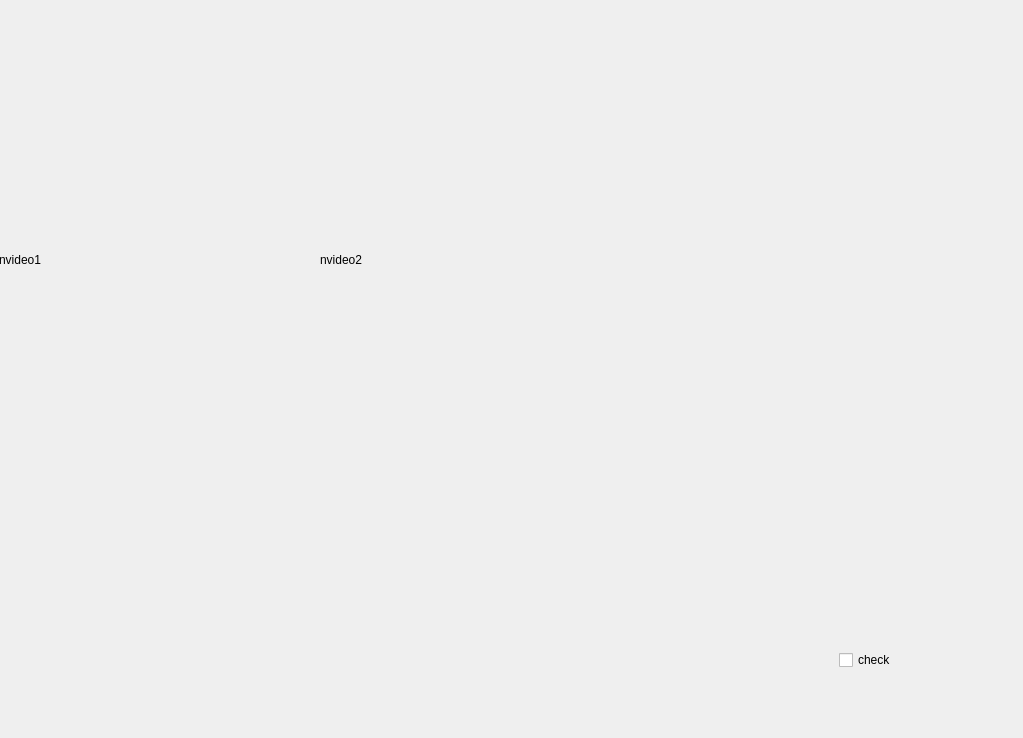
    <widget class="QWidget" name="newhome">
     <property name="sizePolicy">
      <sizepolicy hsizetype="Expanding" vsizetype="Expanding">
       <horstretch>1</horstretch>
       <verstretch>1</verstretch>
      </sizepolicy>
     </property>
     <widget class="QWidget" name="gridLayoutWidget_2">
      <property name="geometry">
       <rect>
        <x>-1</x>
        <y>9</y>
        <width>641</width>
        <height>501</height>
       </rect>
      </property>
      <layout class="QGridLayout" name="gridLayout_2">
       <property name="spacing">
        <number>0</number>
       </property>
       <item row="0" column="0">
        <widget class="QLabel" name="nvideo1">
         <property name="styleSheet">
          <string notr="true">border-image: url(:/sy_01.png);</string>
         </property>
         <property name="text">
          <string>nvideo1</string>
         </property>
        </widget>
       </item>
       <item row="0" column="1">
        <widget class="QLabel" name="nvideo2">
         <property name="styleSheet">
          <string notr="true">border-image: url(:/sy_02.png);</string>
         </property>
         <property name="text">
          <string>nvideo2</string>
         </property>
        </widget>
       </item>
      </layout>
     </widget>
     <widget class="QStackedWidget" name="stackedWidget_2">
      <property name="geometry">
       <rect>
        <x>639</x>
        <y>9</y>
        <width>375</width>
        <height>720</height>
       </rect>
      </property>
      <property name="sizePolicy">
       <sizepolicy hsizetype="Expanding" vsizetype="Expanding">
        <horstretch>0</horstretch>
        <verstretch>0</verstretch>
       </sizepolicy>
      </property>
      <property name="currentIndex">
       <number>0</number>
      </property>
      <widget class="QWidget" name="adminpage">
       <property name="sizePolicy">
        <sizepolicy hsizetype="Expanding" vsizetype="Expanding">
         <horstretch>0</horstretch>
         <verstretch>0</verstretch>
        </sizepolicy>
       </property>
       <widget class="QWidget" name="homecontrol" native="true">
        <property name="geometry">
         <rect>
          <x>0</x>
          <y>0</y>
          <width>330</width>
          <height>720</height>
         </rect>
        </property>
        <property name="sizePolicy">
         <sizepolicy hsizetype="Expanding" vsizetype="Expanding">
          <horstretch>0</horstretch>
          <verstretch>0</verstretch>
         </sizepolicy>
        </property>
        <property name="styleSheet">
         <string notr="true">QWidget#homecontrol{border-image: url(:/sy_11.png);}</string>
        </property>
        <widget class="QPushButton" name="nmotor1up">
         <property name="geometry">
          <rect>
           <x>40</x>
           <y>140</y>
           <width>31</width>
           <height>31</height>
          </rect>
         </property>
         <property name="styleSheet">
          <string notr="true">QPushButton#nmotor1up
{
		background-color:rgba(255, 255, 255, 0);
		border-style: solid;border-width: 0px;
		border-color: rgba(255, 255, 255, 0);
		border-radius:5px;
		border-width:0px;
}
QPushButton#nmotor1up:hover
{
    color:black;
    background-color:rgba(228 , 240 , 250, 0.1);
    border: 1px solid rgba(15 , 150 , 255, 0.1);
}
QPushButton#nmotor1up:pressed
{
    color:black;
    background-color:rgba(204 , 228 , 247, 0.1);
    border: 1px solid rgba(1 , 84 , 153, 0.1);
    padding-left:3px;
    padding-top:3px;
}</string>
         </property>
         <property name="text">
          <string/>
         </property>
        </widget>
        <widget class="QPushButton" name="nmotor1left">
         <property name="geometry">
          <rect>
           <x>30</x>
           <y>320</y>
           <width>35</width>
           <height>35</height>
          </rect>
         </property>
         <property name="styleSheet">
          <string notr="true">QPushButton#nmotor1left
{
		background-color:rgba(255, 255, 255, 0);
		border-style: solid;border-width: 0px;
		border-color: rgba(255, 255, 255, 0);
		border-radius:5px;
		border-width:0px;
}
QPushButton#nmotor1left:hover
{
    color:black;
    background-color:rgba(228 , 240 , 250, 0.1);
    border: 1px solid rgba(15 , 150 , 255, 0.1);
}
QPushButton#nmotor1left:pressed
{
    color:black;
    background-color:rgba(204 , 228 , 247, 0.1);
    border: 1px solid rgba(1 , 84 , 153, 0.1);
    padding-left:3px;
    padding-top:3px;
}</string>
         </property>
         <property name="text">
          <string/>
         </property>
        </widget>
        <widget class="QPushButton" name="nmotor1down">
         <property name="geometry">
          <rect>
           <x>40</x>
           <y>220</y>
           <width>31</width>
           <height>31</height>
          </rect>
         </property>
         <property name="styleSheet">
          <string notr="true">QPushButton#nmotor1down
{
		background-color:rgba(255, 255, 255, 0);
		border-style: solid;border-width: 0px;
		border-color: rgba(255, 255, 255, 0);
		border-radius:5px;
		border-width:0px;
}
QPushButton#nmotor1down:hover
{
    color:black;
    background-color:rgba(228 , 240 , 250, 0.1);
    border: 1px solid rgba(15 , 150 , 255, 0.1);
}
QPushButton#nmotor1down:pressed
{
    color:black;
    background-color:rgba(204 , 228 , 247, 0.1);
    border: 1px solid rgba(1 , 84 , 153, 0.1);
    padding-left:3px;
    padding-top:3px;
}</string>
         </property>
         <property name="text">
          <string/>
         </property>
        </widget>
        <widget class="QPushButton" name="nmotor1right">
         <property name="geometry">
          <rect>
           <x>110</x>
           <y>320</y>
           <width>35</width>
           <height>35</height>
          </rect>
         </property>
         <property name="styleSheet">
          <string notr="true">QPushButton#nmotor1right
{
		background-color:rgba(255, 255, 255, 0);
		border-style: solid;border-width: 0px;
		border-color: rgba(255, 255, 255, 0);
		border-radius:5px;
		border-width:0px;
}
QPushButton#nmotor1right:hover
{
    color:black;
    background-color:rgba(228 , 240 , 250, 0.1);
    border: 1px solid rgba(15 , 150 , 255, 0.1);
}
QPushButton#nmotor1right:pressed
{
    color:black;
    background-color:rgba(204 , 228 , 247, 0.1);
    border: 1px solid rgba(1 , 84 , 153, 0.1);
    padding-left:3px;
    padding-top:3px;
}</string>
         </property>
         <property name="text">
          <string/>
         </property>
        </widget>
        <widget class="QPushButton" name="nmotor2up">
         <property name="geometry">
          <rect>
           <x>225</x>
           <y>135</y>
           <width>31</width>
           <height>31</height>
          </rect>
         </property>
         <property name="styleSheet">
          <string notr="true">QPushButton#nmotor2up
{
		background-color:rgba(255, 255, 255, 0);
		border-style: solid;border-width: 0px;
		border-color: rgba(255, 255, 255, 0);
		border-radius:5px;
		border-width:0px;
}
QPushButton#nmotor2up:hover
{
    color:black;
    background-color:rgba(228 , 240 , 250, 0.1);
    border: 1px solid rgba(15 , 150 , 255, 0.1);
}
QPushButton#nmotor2up:pressed
{
    color:black;
    background-color:rgba(204 , 228 , 247, 0.1);
    border: 1px solid rgba(1 , 84 , 153, 0.1);
    padding-left:3px;
    padding-top:3px;
}</string>
         </property>
         <property name="text">
          <string/>
         </property>
        </widget>
        <widget class="QPushButton" name="nmotor2left">
         <property name="geometry">
          <rect>
           <x>190</x>
           <y>175</y>
           <width>31</width>
           <height>31</height>
          </rect>
         </property>
         <property name="styleSheet">
          <string notr="true">QPushButton#nmotor2left
{
		background-color:rgba(255, 255, 255, 0);
		border-style: solid;border-width: 0px;
		border-color: rgba(255, 255, 255, 0);
		border-radius:5px;
		border-width:0px;
}
QPushButton#nmotor2left:hover
{
    color:black;
    background-color:rgba(228 , 240 , 250, 0.1);
    border: 1px solid rgba(15 , 150 , 255, 0.1);
}
QPushButton#nmotor2left:pressed
{
    color:black;
    background-color:rgba(204 , 228 , 247, 0.1);
    border: 1px solid rgba(1 , 84 , 153, 0.1);
    padding-left:3px;
    padding-top:3px;
}</string>
         </property>
         <property name="text">
          <string/>
         </property>
        </widget>
        <widget class="QPushButton" name="nmotor2down">
         <property name="geometry">
          <rect>
           <x>225</x>
           <y>220</y>
           <width>31</width>
           <height>31</height>
          </rect>
         </property>
         <property name="styleSheet">
          <string notr="true">QPushButton#nmotor2down
{
		background-color:rgba(255, 255, 255, 0);
		border-style: solid;border-width: 0px;
		border-color: rgba(255, 255, 255, 0);
		border-radius:5px;
		border-width:0px;
}
QPushButton#nmotor2down:hover
{
    color:black;
    background-color:rgba(228 , 240 , 250, 0.1);
    border: 1px solid rgba(15 , 150 , 255, 0.1);
}
QPushButton#nmotor2down:pressed
{
    color:black;
    background-color:rgba(204 , 228 , 247, 0.1);
    border: 1px solid rgba(1 , 84 , 153, 0.1);
    padding-left:3px;
    padding-top:3px;
}</string>
         </property>
         <property name="text">
          <string/>
         </property>
        </widget>
        <widget class="QPushButton" name="nmotor2right">
         <property name="geometry">
          <rect>
           <x>260</x>
           <y>175</y>
           <width>31</width>
           <height>31</height>
          </rect>
         </property>
         <property name="styleSheet">
          <string notr="true">QPushButton#nmotor2right
{
		background-color:rgba(255, 255, 255, 0);
		border-style: solid;border-width: 0px;
		border-color: rgba(255, 255, 255, 0);
		border-radius:5px;
		border-width:0px;
}
QPushButton#nmotor2right:hover
{
    color:black;
    background-color:rgba(228 , 240 , 250, 0.1);
    border: 1px solid rgba(15 , 150 , 255, 0.1);
}
QPushButton#nmotor2right:pressed
{
    color:black;
    background-color:rgba(204 , 228 , 247, 0.1);
    border: 1px solid rgba(1 , 84 , 153, 0.1);
    padding-left:3px;
    padding-top:3px;
}</string>
         </property>
         <property name="text">
          <string/>
         </property>
        </widget>
        <widget class="QPushButton" name="nmotor3up">
         <property name="geometry">
          <rect>
           <x>225</x>
           <y>270</y>
           <width>31</width>
           <height>31</height>
          </rect>
         </property>
         <property name="styleSheet">
          <string notr="true">QPushButton#nmotor3up
{
		background-color:rgba(255, 255, 255, 0);
		border-style: solid;border-width: 0px;
		border-color: rgba(255, 255, 255, 0);
		border-radius:5px;
		border-width:0px;
}
QPushButton#nmotor3up:hover
{
    color:black;
    background-color:rgba(228 , 240 , 250, 0.1);
    border: 1px solid rgba(15 , 150 , 255, 0.1);
}
QPushButton#nmotor3up:pressed
{
    color:black;
    background-color:rgba(204 , 228 , 247, 0.1);
    border: 1px solid rgba(1 , 84 , 153, 0.1);
    padding-left:3px;
    padding-top:3px;
}</string>
         </property>
         <property name="text">
          <string/>
         </property>
        </widget>
        <widget class="QPushButton" name="nmotor3down">
         <property name="geometry">
          <rect>
           <x>225</x>
           <y>350</y>
           <width>31</width>
           <height>31</height>
          </rect>
         </property>
         <property name="styleSheet">
          <string notr="true">QPushButton#nmotor3down
{
		background-color:rgba(255, 255, 255, 0);
		border-style: solid;border-width: 0px;
		border-color: rgba(255, 255, 255, 0);
		border-radius:5px;
		border-width:0px;
}
QPushButton#nmotor3down:hover
{
    color:black;
    background-color:rgba(228 , 240 , 250, 0.1);
    border: 1px solid rgba(15 , 150 , 255, 0.1);
}
QPushButton#nmotor3down:pressed
{
    color:black;
    background-color:rgba(204 , 228 , 247, 0.1);
    border: 1px solid rgba(1 , 84 , 153, 0.1);
    padding-left:3px;
    padding-top:3px;
}</string>
         </property>
         <property name="text">
          <string/>
         </property>
        </widget>
        <widget class="QPushButton" name="switchcontrol">
         <property name="geometry">
          <rect>
           <x>25</x>
           <y>620</y>
           <width>125</width>
           <height>21</height>
          </rect>
         </property>
         <property name="styleSheet">
          <string notr="true">QPushButton#switchcontrol
{
		background-color:rgba(255, 255, 255, 0);
		border-style: solid;border-width: 0px;
		border-color: rgba(255, 255, 255, 0);
		border-radius:5px;
		border-width:0px;
       color: white;
       font-size:11px;
}
QPushButton#switchcontrol:hover
{
    color:black;
    background-color:rgba(228 , 240 , 250, 0.1);
    border: 1px solid rgba(15 , 150 , 255, 0.1);
    color: white;
}
QPushButton#switchcontrol:pressed
{
    color:black;
    background-color:rgba(204 , 228 , 247, 0.1);
    border: 1px solid rgba(1 , 84 , 153, 0.1);
    padding-left:3px;
    padding-top:3px;
    color: white;
}</string>
         </property>
         <property name="text">
          <string/>
         </property>
        </widget>
        <widget class="QPushButton" name="addpoint">
         <property name="geometry">
          <rect>
           <x>25</x>
           <y>650</y>
           <width>125</width>
           <height>21</height>
          </rect>
         </property>
         <property name="styleSheet">
          <string notr="true">QPushButton#addpoint
{
		background-color:rgba(255, 255, 255, 0);
		border-style: solid;border-width: 0px;
		border-color: rgba(255, 255, 255, 0);
		border-radius:5px;
		border-width:0px;
       color: white;
       font-size:11px;
}
QPushButton#addpoint:hover
{
    color:black;
    background-color:rgba(228 , 240 , 250, 0.1);
    border: 1px solid rgba(15 , 150 , 255, 0.1);
    color: white;
}
QPushButton#addpoint:pressed
{
    color:black;
    background-color:rgba(204 , 228 , 247, 0.1);
    border: 1px solid rgba(1 , 84 , 153, 0.1);
    padding-left:3px;
    padding-top:3px;
    color: white;
}</string>
         </property>
         <property name="text">
          <string/>
         </property>
        </widget>
        <widget class="QTreeWidget" name="nmotorlist">
         <property name="geometry">
          <rect>
           <x>30</x>
           <y>380</y>
           <width>121</width>
           <height>231</height>
          </rect>
         </property>
         <property name="styleSheet">
          <string notr="true">QTreeWidget#nmotorlist
{
		background-color:rgba(255, 255, 255, 0);
		border-style: solid;border-width: 0px;
		border-color: rgba(255, 255, 255, 0);
		border-radius:5px;
		border-width:0px;
       color: white;
       font-size:11px;
}</string>
         </property>
         <property name="horizontalScrollBarPolicy">
          <enum>Qt::ScrollBarAlwaysOff</enum>
         </property>
         <property name="autoScroll">
          <bool>true</bool>
         </property>
         <property name="itemsExpandable">
          <bool>true</bool>
         </property>
         <attribute name="headerVisible">
          <bool>false</bool>
         </attribute>
         <attribute name="headerStretchLastSection">
          <bool>true</bool>
         </attribute>
         <column>
          <property name="text">
           <string notr="true">1</string>
          </property>
         </column>
        </widget>
        <widget class="QPushButton" name="nmotor1stop">
         <property name="geometry">
          <rect>
           <x>40</x>
           <y>180</y>
           <width>31</width>
           <height>31</height>
          </rect>
         </property>
         <property name="styleSheet">
          <string notr="true">QPushButton#nmotor1stop
{
		background-color:rgba(255, 255, 255, 0);
		border-style: solid;border-width: 0px;
		border-color: rgba(255, 255, 255, 0);
		border-radius:5px;
		border-width:0px;
}
QPushButton#nmotor1stop:hover
{
    color:black;
    background-color:rgba(228 , 240 , 250, 0.1);
    border: 1px solid rgba(15 , 150 , 255, 0.1);
}
QPushButton#nmotor1stop:pressed
{
    color:black;
    background-color:rgba(204 , 228 , 247, 0.1);
    border: 1px solid rgba(1 , 84 , 153, 0.1);
    padding-left:3px;
    padding-top:3px;
}</string>
         </property>
         <property name="text">
          <string/>
         </property>
        </widget>
        <widget class="QPushButton" name="nmotor2stop">
         <property name="geometry">
          <rect>
           <x>225</x>
           <y>175</y>
           <width>31</width>
           <height>31</height>
          </rect>
         </property>
         <property name="styleSheet">
          <string notr="true">QPushButton#nmotor2stop
{
		background-color:rgba(255, 255, 255, 0);
		border-style: solid;border-width: 0px;
		border-color: rgba(255, 255, 255, 0);
		border-radius:5px;
		border-width:0px;
}
QPushButton#nmotor2stop:hover
{
    color:black;
    background-color:rgba(228 , 240 , 250, 0.1);
    border: 1px solid rgba(15 , 150 , 255, 0.1);
}
QPushButton#nmotor2stop:pressed
{
    color:black;
    background-color:rgba(204 , 228 , 247, 0.1);
    border: 1px solid rgba(1 , 84 , 153, 0.1);
    padding-left:3px;
    padding-top:3px;
}</string>
         </property>
         <property name="text">
          <string/>
         </property>
        </widget>
        <widget class="QPushButton" name="nmotor3stop">
         <property name="geometry">
          <rect>
           <x>225</x>
           <y>310</y>
           <width>31</width>
           <height>31</height>
          </rect>
         </property>
         <property name="styleSheet">
          <string notr="true">QPushButton#nmotor3stop
{
		background-color:rgba(255, 255, 255, 0);
		border-style: solid;border-width: 0px;
		border-color: rgba(255, 255, 255, 0);
		border-radius:5px;
		border-width:0px;
}
QPushButton#nmotor3stop:hover
{
    color:black;
    background-color:rgba(228 , 240 , 250, 0.1);
    border: 1px solid rgba(15 , 150 , 255, 0.1);
}
QPushButton#nmotor3stop:pressed
{
    color:black;
    background-color:rgba(204 , 228 , 247, 0.1);
    border: 1px solid rgba(1 , 84 , 153, 0.1);
    padding-left:3px;
    padding-top:3px;
}</string>
         </property>
         <property name="text">
          <string/>
         </property>
        </widget>
        <widget class="QCheckBox" name="checkBox">
         <property name="geometry">
          <rect>
           <x>200</x>
           <y>640</y>
           <width>61</width>
           <height>22</height>
          </rect>
         </property>
         <property name="sizePolicy">
          <sizepolicy hsizetype="Expanding" vsizetype="Expanding">
           <horstretch>0</horstretch>
           <verstretch>0</verstretch>
          </sizepolicy>
         </property>
         <property name="text">
          <string>check</string>
         </property>
        </widget>
        <widget class="QPushButton" name="nmotor1cstop">
         <property name="geometry">
          <rect>
           <x>70</x>
           <y>320</y>
           <width>35</width>
           <height>35</height>
          </rect>
         </property>
         <property name="styleSheet">
          <string notr="true">QPushButton#nmotor1cstop
{
		background-color:rgba(255, 255, 255, 0);
		border-style: solid;border-width: 0px;
		border-color: rgba(255, 255, 255, 0);
		border-radius:5px;
		border-width:0px;
}
QPushButton#nmotor1cstop:hover
{
    color:black;
    background-color:rgba(228 , 240 , 250, 0.1);
    border: 1px solid rgba(15 , 150 , 255, 0.1);
}
QPushButton#nmotor1cstop:pressed
{
    color:black;
    background-color:rgba(204 , 228 , 247, 0.1);
    border: 1px solid rgba(1 , 84 , 153, 0.1);
    padding-left:3px;
    padding-top:3px;
}</string>
         </property>
         <property name="text">
          <string/>
         </property>
        </widget>
        <widget class="QPushButton" name="nmotor1bup">
         <property name="geometry">
          <rect>
           <x>105</x>
           <y>140</y>
           <width>31</width>
           <height>31</height>
          </rect>
         </property>
         <property name="styleSheet">
          <string notr="true">QPushButton#nmotor1bup
{
		background-color:rgba(255, 255, 255, 0);
		border-style: solid;border-width: 0px;
		border-color: rgba(255, 255, 255, 0);
		border-radius:5px;
		border-width:0px;
}
QPushButton#nmotor1bup:hover
{
    color:black;
    background-color:rgba(228 , 240 , 250, 0.1);
    border: 1px solid rgba(15 , 150 , 255, 0.1);
}
QPushButton#nmotor1bup:pressed
{
    color:black;
    background-color:rgba(204 , 228 , 247, 0.1);
    border: 1px solid rgba(1 , 84 , 153, 0.1);
    padding-left:3px;
    padding-top:3px;
}</string>
         </property>
         <property name="text">
          <string/>
         </property>
        </widget>
        <widget class="QPushButton" name="nmotor1bstop">
         <property name="geometry">
          <rect>
           <x>105</x>
           <y>180</y>
           <width>31</width>
           <height>31</height>
          </rect>
         </property>
         <property name="styleSheet">
          <string notr="true">QPushButton#nmotor1bstop
{
		background-color:rgba(255, 255, 255, 0);
		border-style: solid;border-width: 0px;
		border-color: rgba(255, 255, 255, 0);
		border-radius:5px;
		border-width:0px;
}
QPushButton#nmotor1bstop:hover
{
    color:black;
    background-color:rgba(228 , 240 , 250, 0.1);
    border: 1px solid rgba(15 , 150 , 255, 0.1);
}
QPushButton#nmotor1bstop:pressed
{
    color:black;
    background-color:rgba(204 , 228 , 247, 0.1);
    border: 1px solid rgba(1 , 84 , 153, 0.1);
    padding-left:3px;
    padding-top:3px;
}</string>
         </property>
         <property name="text">
          <string/>
         </property>
        </widget>
        <widget class="QPushButton" name="nmotor1bdown">
         <property name="geometry">
          <rect>
           <x>105</x>
           <y>220</y>
           <width>31</width>
           <height>31</height>
          </rect>
         </property>
         <property name="styleSheet">
          <string notr="true">QPushButton#nmotor1bdown
{
		background-color:rgba(255, 255, 255, 0);
		border-style: solid;border-width: 0px;
		border-color: rgba(255, 255, 255, 0);
		border-radius:5px;
		border-width:0px;
}
QPushButton#nmotor1bdown:hover
{
    color:black;
    background-color:rgba(228 , 240 , 250, 0.1);
    border: 1px solid rgba(15 , 150 , 255, 0.1);
}
QPushButton#nmotor1bdown:pressed
{
    color:black;
    background-color:rgba(204 , 228 , 247, 0.1);
    border: 1px solid rgba(1 , 84 , 153, 0.1);
    padding-left:3px;
    padding-top:3px;
}</string>
         </property>
         <property name="text">
          <string/>
         </property>
        </widget>
        <widget class="QPushButton" name="nmotor4left">
         <property name="geometry">
          <rect>
           <x>190</x>
           <y>485</y>
           <width>31</width>
           <height>31</height>
          </rect>
         </property>
         <property name="styleSheet">
          <string notr="true">QPushButton#nmotor4left
{
		background-color:rgba(255, 255, 255, 0);
		border-style: solid;border-width: 0px;
		border-color: rgba(255, 255, 255, 0);
		border-radius:5px;
		border-width:0px;
}
QPushButton#nmotor4left:hover
{
    color:black;
    background-color:rgba(228 , 240 , 250, 0.1);
    border: 1px solid rgba(15 , 150 , 255, 0.1);
}
QPushButton#nmotor4left:pressed
{
    color:black;
    background-color:rgba(204 , 228 , 247, 0.1);
    border: 1px solid rgba(1 , 84 , 153, 0.1);
    padding-left:3px;
    padding-top:3px;
}</string>
         </property>
         <property name="text">
          <string/>
         </property>
        </widget>
        <widget class="QPushButton" name="nmotor4up">
         <property name="geometry">
          <rect>
           <x>225</x>
           <y>445</y>
           <width>31</width>
           <height>31</height>
          </rect>
         </property>
         <property name="styleSheet">
          <string notr="true">QPushButton#nmotor4up
{
		background-color:rgba(255, 255, 255, 0);
		border-style: solid;border-width: 0px;
		border-color: rgba(255, 255, 255, 0);
		border-radius:5px;
		border-width:0px;
}
QPushButton#nmotor4up:hover
{
    color:black;
    background-color:rgba(228 , 240 , 250, 0.1);
    border: 1px solid rgba(15 , 150 , 255, 0.1);
}
QPushButton#nmotor4up:pressed
{
    color:black;
    background-color:rgba(204 , 228 , 247, 0.1);
    border: 1px solid rgba(1 , 84 , 153, 0.1);
    padding-left:3px;
    padding-top:3px;
}</string>
         </property>
         <property name="text">
          <string/>
         </property>
        </widget>
        <widget class="QPushButton" name="nmotor4right">
         <property name="geometry">
          <rect>
           <x>265</x>
           <y>485</y>
           <width>31</width>
           <height>31</height>
          </rect>
         </property>
         <property name="styleSheet">
          <string notr="true">QPushButton#nmotor4right
{
		background-color:rgba(255, 255, 255, 0);
		border-style: solid;border-width: 0px;
		border-color: rgba(255, 255, 255, 0);
		border-radius:5px;
		border-width:0px;
}
QPushButton#nmotor4right:hover
{
    color:black;
    background-color:rgba(228 , 240 , 250, 0.1);
    border: 1px solid rgba(15 , 150 , 255, 0.1);
}
QPushButton#nmotor4right:pressed
{
    color:black;
    background-color:rgba(204 , 228 , 247, 0.1);
    border: 1px solid rgba(1 , 84 , 153, 0.1);
    padding-left:3px;
    padding-top:3px;
}</string>
         </property>
         <property name="text">
          <string/>
         </property>
        </widget>
        <widget class="QPushButton" name="nmotor4down">
         <property name="geometry">
          <rect>
           <x>225</x>
           <y>525</y>
           <width>31</width>
           <height>31</height>
          </rect>
         </property>
         <property name="styleSheet">
          <string notr="true">QPushButton#nmotor4down
{
		background-color:rgba(255, 255, 255, 0);
		border-style: solid;border-width: 0px;
		border-color: rgba(255, 255, 255, 0);
		border-radius:5px;
		border-width:0px;
}
QPushButton#nmotor4down:hover
{
    color:black;
    background-color:rgba(228 , 240 , 250, 0.1);
    border: 1px solid rgba(15 , 150 , 255, 0.1);
}
QPushButton#nmotor4down:pressed
{
    color:black;
    background-color:rgba(204 , 228 , 247, 0.1);
    border: 1px solid rgba(1 , 84 , 153, 0.1);
    padding-left:3px;
    padding-top:3px;
}</string>
         </property>
         <property name="text">
          <string/>
         </property>
        </widget>
        <widget class="QPushButton" name="nmotor4stop">
         <property name="geometry">
          <rect>
           <x>225</x>
           <y>485</y>
           <width>31</width>
           <height>31</height>
          </rect>
         </property>
         <property name="styleSheet">
          <string notr="true">QPushButton#nmotor4stop
{
		background-color:rgba(255, 255, 255, 0);
		border-style: solid;border-width: 0px;
		border-color: rgba(255, 255, 255, 0);
		border-radius:5px;
		border-width:0px;
}
QPushButton#nmotor4stop:hover
{
    color:black;
    background-color:rgba(228 , 240 , 250, 0.1);
    border: 1px solid rgba(15 , 150 , 255, 0.1);
}
QPushButton#nmotor4stop:pressed
{
    color:black;
    background-color:rgba(204 , 228 , 247, 0.1);
    border: 1px solid rgba(1 , 84 , 153, 0.1);
    padding-left:3px;
    padding-top:3px;
}</string>
         </property>
         <property name="text">
          <string/>
         </property>
        </widget>
        <widget class="QPushButton" name="nmotor5left">
         <property name="geometry">
          <rect>
           <x>185</x>
           <y>590</y>
           <width>31</width>
           <height>31</height>
          </rect>
         </property>
         <property name="styleSheet">
          <string notr="true">QPushButton#nmotor5left
{
		background-color:rgba(255, 255, 255, 0);
		border-style: solid;border-width: 0px;
		border-color: rgba(255, 255, 255, 0);
		border-radius:5px;
		border-width:0px;
}
QPushButton#nmotor5left:hover
{
    color:black;
    background-color:rgba(228 , 240 , 250, 0.1);
    border: 1px solid rgba(15 , 150 , 255, 0.1);
}
QPushButton#nmotor5left:pressed
{
    color:black;
    background-color:rgba(204 , 228 , 247, 0.1);
    border: 1px solid rgba(1 , 84 , 153, 0.1);
    padding-left:3px;
    padding-top:3px;
}</string>
         </property>
         <property name="text">
          <string/>
         </property>
        </widget>
        <widget class="QPushButton" name="nmotor5stop">
         <property name="geometry">
          <rect>
           <x>225</x>
           <y>590</y>
           <width>31</width>
           <height>31</height>
          </rect>
         </property>
         <property name="styleSheet">
          <string notr="true">QPushButton#nmotor5stop
{
		background-color:rgba(255, 255, 255, 0);
		border-style: solid;border-width: 0px;
		border-color: rgba(255, 255, 255, 0);
		border-radius:5px;
		border-width:0px;
}
QPushButton#nmotor5stop:hover
{
    color:black;
    background-color:rgba(228 , 240 , 250, 0.1);
    border: 1px solid rgba(15 , 150 , 255, 0.1);
}
QPushButton#nmotor5stop:pressed
{
    color:black;
    background-color:rgba(204 , 228 , 247, 0.1);
    border: 1px solid rgba(1 , 84 , 153, 0.1);
    padding-left:3px;
    padding-top:3px;
}</string>
         </property>
         <property name="text">
          <string/>
         </property>
        </widget>
        <widget class="QPushButton" name="nmotor5right">
         <property name="geometry">
          <rect>
           <x>265</x>
           <y>590</y>
           <width>31</width>
           <height>31</height>
          </rect>
         </property>
         <property name="styleSheet">
          <string notr="true">QPushButton#nmotor5right
{
		background-color:rgba(255, 255, 255, 0);
		border-style: solid;border-width: 0px;
		border-color: rgba(255, 255, 255, 0);
		border-radius:5px;
		border-width:0px;
}
QPushButton#nmotor5right:hover
{
    color:black;
    background-color:rgba(228 , 240 , 250, 0.1);
    border: 1px solid rgba(15 , 150 , 255, 0.1);
}
QPushButton#nmotor5right:pressed
{
    color:black;
    background-color:rgba(204 , 228 , 247, 0.1);
    border: 1px solid rgba(1 , 84 , 153, 0.1);
    padding-left:3px;
    padding-top:3px;
}</string>
         </property>
         <property name="text">
          <string/>
         </property>
        </widget>
       </widget>
      </widget>
      <widget class="QWidget" name="userpage">
       <property name="styleSheet">
        <string notr="true">QWidget#userpage{border-image: url(:/sy_11_user.png);}</string>
       </property>
       <widget class="QPushButton" name="startcruiseBtn">
        <property name="geometry">
         <rect>
          <x>70</x>
          <y>40</y>
          <width>121</width>
          <height>41</height>
         </rect>
        </property>
        <property name="text">
         <string>开始巡检</string>
        </property>
       </widget>
       <widget class="QPushButton" name="endcruiseBtn">
        <property name="geometry">
         <rect>
          <x>70</x>
          <y>100</y>
          <width>121</width>
          <height>41</height>
         </rect>
        </property>
        <property name="text">
         <string>结束巡检</string>
        </property>
       </widget>
       <widget class="QPushButton" name="pausecruiseBtn">
        <property name="geometry">
         <rect>
          <x>70</x>
          <y>160</y>
          <width>121</width>
          <height>41</height>
         </rect>
        </property>
        <property name="text">
         <string>暂停巡检</string>
        </property>
       </widget>
       <widget class="QPushButton" name="genreportBtn">
        <property name="geometry">
         <rect>
          <x>70</x>
          <y>220</y>
          <width>121</width>
          <height>41</height>
         </rect>
        </property>
        <property name="text">
         <string>生成报告</string>
        </property>
       </widget>
      </widget>
     </widget>
    </widget>
